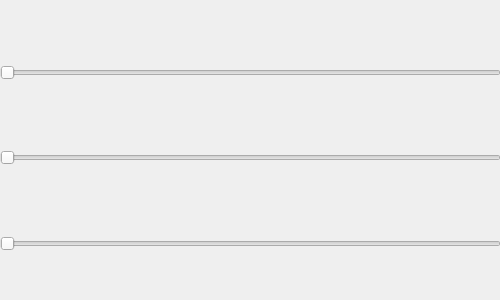
<?xml version="1.0" encoding="UTF-8"?>
<ui version="4.0">
 <class>frmProgressBar</class>
 <widget class="QWidget" name="frmProgressBar">
  <property name="geometry">
   <rect>
    <x>0</x>
    <y>0</y>
    <width>500</width>
    <height>300</height>
   </rect>
  </property>
  <property name="windowTitle">
   <string>Form</string>
  </property>
  <widget class="QWidget" name="widget" native="true">
   <property name="geometry">
    <rect>
     <x>0</x>
     <y>0</y>
     <width>501</width>
     <height>251</height>
    </rect>
   </property>
   <layout class="QVBoxLayout" name="verticalLayout">
    <item>
     <widget class="QEXTProgressBar" name="progressColor1" native="true"/>
    </item>
    <item>
     <widget class="QSlider" name="horizontalSlider1">
      <property name="orientation">
       <enum>Qt::Horizontal</enum>
      </property>
     </widget>
    </item>
    <item>
     <widget class="QEXTProgressBar" name="progressColor2" native="true"/>
    </item>
    <item>
     <widget class="QSlider" name="horizontalSlider2">
      <property name="orientation">
       <enum>Qt::Horizontal</enum>
      </property>
     </widget>
    </item>
    <item>
     <widget class="QEXTProgressBar" name="progressColor3" native="true"/>
    </item>
    <item>
     <widget class="QSlider" name="horizontalSlider3">
      <property name="orientation">
       <enum>Qt::Horizontal</enum>
      </property>
     </widget>
    </item>
   </layout>
  </widget>
 </widget>
 <customwidgets>
  <customwidget>
   <class>QEXTProgressBar</class>
   <extends>QWidget</extends>
   <header>qextProgressBar.h</header>
   <container>1</container>
  </customwidget>
 </customwidgets>
 <resources/>
 <connections>
  <connection>
   <sender>horizontalSlider1</sender>
   <signal>valueChanged(int)</signal>
   <receiver>progressColor1</receiver>
   <slot>setValue(int)</slot>
   <hints>
    <hint type="sourcelabel">
     <x>45</x>
     <y>53</y>
    </hint>
    <hint type="destinationlabel">
     <x>45</x>
     <y>38</y>
    </hint>
   </hints>
  </connection>
  <connection>
   <sender>horizontalSlider2</sender>
   <signal>valueChanged(int)</signal>
   <receiver>progressColor2</receiver>
   <slot>setValue(int)</slot>
   <hints>
    <hint type="sourcelabel">
     <x>141</x>
     <y>117</y>
    </hint>
    <hint type="destinationlabel">
     <x>141</x>
     <y>100</y>
    </hint>
   </hints>
  </connection>
  <connection>
   <sender>horizontalSlider3</sender>
   <signal>valueChanged(int)</signal>
   <receiver>progressColor3</receiver>
   <slot>setValue(int)</slot>
   <hints>
    <hint type="sourcelabel">
     <x>184</x>
     <y>196</y>
    </hint>
    <hint type="destinationlabel">
     <x>181</x>
     <y>165</y>
    </hint>
   </hints>
  </connection>
 </connections>
</ui>
